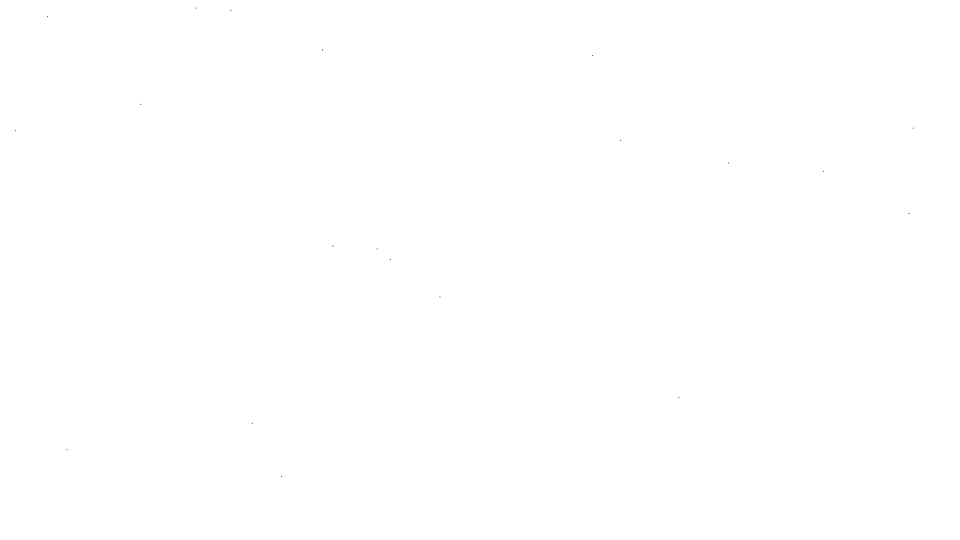
Frame 1 (no input)
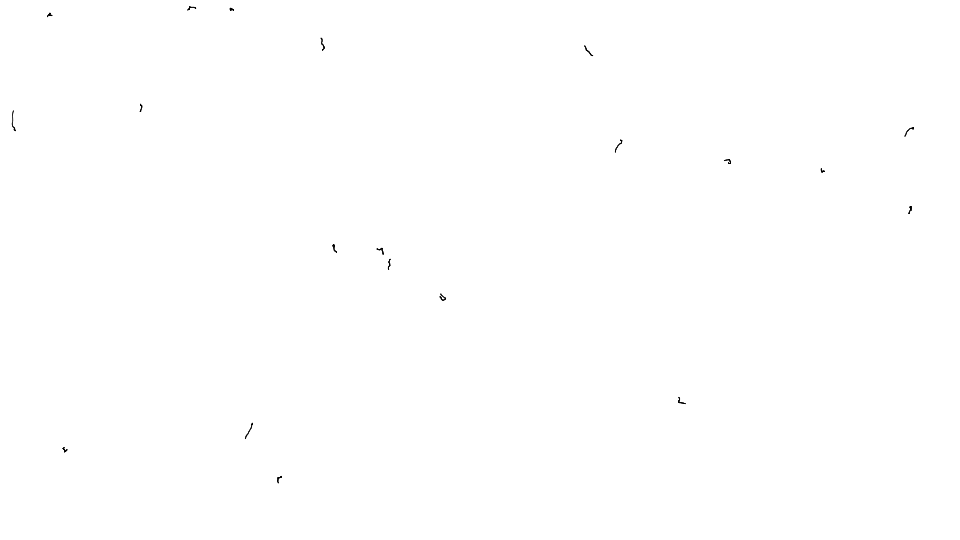
Frame 60 (the mouse pressed at the canvas centre just before this capture)
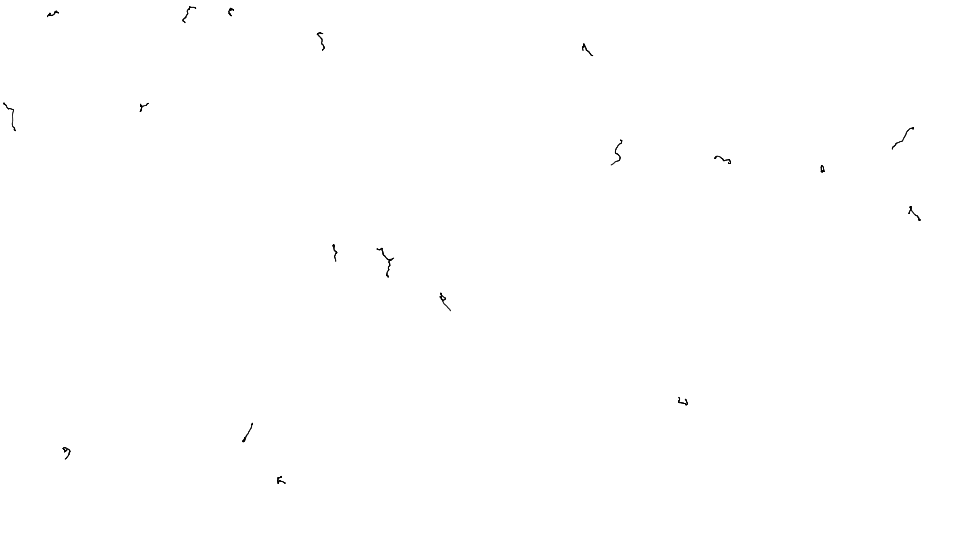
Frame 120 (the mouse held since frame 60 and released just before this capture)

The Processing sketch that drew these frames (run headless with seeded random() and noise(); from frame 60 on, the mouse is pressed at the canvas centre):

// Processing sketch: Brownian2
// ── Brownian2.pde
static final int numDots = 20;
float friction = 0.95;
Ball[] dots;

void setup() {
  size(960, 540);
  frameRate(30);
  initialize();
}

void initialize() {
  smooth();
  noStroke();
  background(255);
  dots = new Ball[numDots];
  for(int i=0; i<numDots; i++) {
    dots[i] = new Ball(0.5);
    dots[i].x = random(width);
    dots[i].y = random(height);
    dots[i].vx = 0;
    dots[i].vy = 0;
    dots[i].setFillColor(color(0));
  }
}

void draw() {
  for(int i=0; i<numDots; i++) {
    Ball dot = dots[i];
    
    stroke(color(0, 0, 0, 50));
    strokeWeight(1);    
    beginShape();
    
    vertex(dot.x, dot.y);
    dot.vx += random(0.2) - 0.1;
    dot.vy += random(0.2) - 0.1;
    dot.x += dot.vx;
    dot.y += dot.vy;
    dot.vx *= friction;
    dot.vy *= friction;
    vertex(dot.x, dot.y);
    endShape(CLOSE);
        
    if(dot.x > width) {
      dot.x = 0;
    }else if(dot.x < 0) {
      dot.x = width;
    }
    if(dot.y > height) {
      dot.y = 0;
    }else if(dot.y < 0) {
      dot.y = height;
    }
    noStroke();
    dot.update();
  }
}

////////////////////////////////

class Ball extends Sprite {
  float radius;
  float vx, vy;
  float mass = 1;
  
  Ball(float radius){
    super();
    this.radius = radius;
  }
  
  void draw(){
    if(dist(mouseX, mouseY, x, y) < radius) {
      isRollOver = true;
    }else{
      isRollOver = false;
    }
    ellipse(0, 0, radius*2, radius*2);
  }
}

////////////////////////////////

class Sprite extends Object {
  float x, y;
  float scaleX, scaleY;
  float width, height;
  float rotation;
  boolean visible;
  color strokeColor;
  color fillColor;
  Boolean isStroke;
  Boolean isFill;
  Boolean isRollOver;
  Boolean locked;
  float xoff, yoff;
 
  Sprite() {
    super();
    scaleX = 1.0;
    scaleY = 1.0;
    strokeColor = color(0);
    fillColor = color(0);
    isStroke = false;
    isFill = false;
    isRollOver = false;
    locked = false;
    visible = true;
  }
  
  void update() {
    if(! visible) return;
    pushMatrix();
    if(locked){
  x = mouseX - xoff;
  y = mouseY - yoff;
    }  
    translate(x, y);
    scale(scaleX, scaleY);
    rotate(rotation * PI / 180.0);
    if(isStroke) stroke(strokeColor);
    if(isFill) fill(fillColor);
    draw();
    popMatrix();
  }
  
  void setStrokeColor(color strokeColor) {
    this.strokeColor = strokeColor;
    isStroke = true;
  }
  
  void setFillColor(color fillColor) {
    this.fillColor = fillColor;
    isFill = true;
  }
  
  void startDrag() {
    if(isRollOver){
      locked = true;
      xoff = mouseX - x;
      yoff = mouseY - y;
    }
  }
  
  void stopDrag() {
    locked = false;
  }
  
  void draw() {}
}

////////////////////////////////

class Point extends Object {
  float x, y;
  
  Point(float x, float y) {
    super();
    this.x = x;
    this.y = y;
  }
}

////////////////////////////////

class Object {
  Object() {}
}
